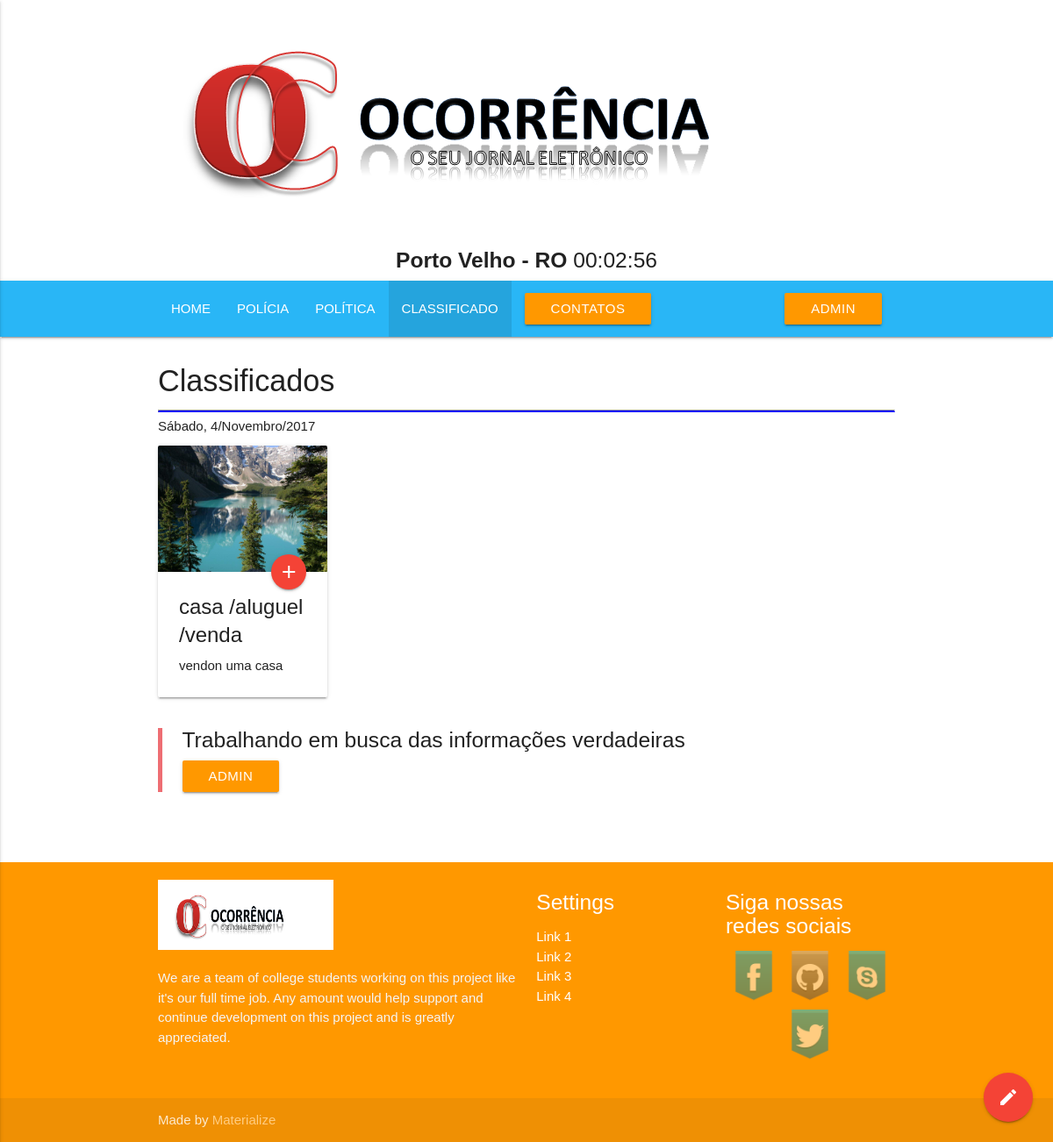
The page /classificado/ on the database its author committed.
### coreocorrencia/models.py (models this page shows, shortened)
class Classificado(models.Model):
    titulo = models.CharField(max_length=200)
    fonte  = models.CharField(max_length=200)
    imagen = models.ImageField(storage=fs)
    texto  = RichTextField()
    data_criacao = models.DateTimeField('Data de Criação', default=timezone.now)
    data_publicacao = models.DateTimeField('Data de Publicação', blank=True, null=True)

### coreocorrencia/views.py (the view)
# urls.py: url(r'^classificado/$',views.classificado),
def classificado(request):
    posts = Classificado.objects.filter()
    return render (request, 'classificado.html', {'posts':posts})

### coreocorrencia/templates/classificado.html (shortened to what this page needs)
{% extends "base/base.html" %}
{% block menu %}
{% include 'base/nav_menu_classificado.html' %}
{% endblock %}
{% block conteudo %}
{% load staticfiles %}
  <div class="container">
    <div class="section">
    <div class="col s12 m12">
      <h4>Classificados</h4><hr style="border-bottom:2px solid blue">
      {% include 'include/data.html' %}
    </div>
    <div class="row">
        {% for poster in posts %}
            <div class="col s12 m3">
              <div class="card">
                <div class="card-image">
                  <img src="{{ poster.imagen.url }}">
                  <a class="btn-floating halfway-fab waves-effect waves-light red"><i class="material-icons">add</i></a>
                </div>
                <div class="card-content">
                    <span class="card-title">{{ poster.titulo|safe }}</span>
                  <p>{{ poster.texto|safe }}</p>
                </div>
              </div>
            </div>
        {% endfor %}
    </div>
      <blockquote>
      <h5>Trabalhando em busca das informações verdadeiras</h5>
          {% include 'base/admin.html' %}
{% block rede %}
{% include 'include/redes_sociais.html' %}
{% endblock rede%}
{% endblock %}

### rows shown on the page
Classificado: imagen (picture), titulo "casa /aluguel /venda", texto "vendon uma casa"
